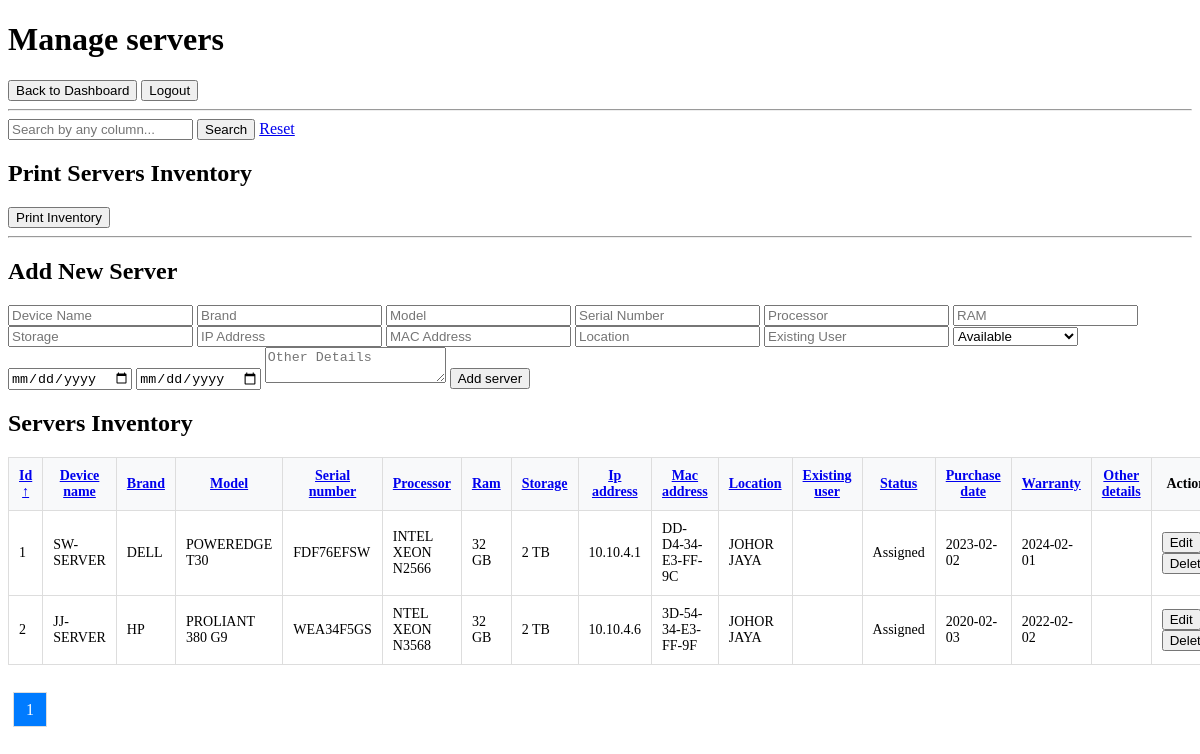
The app's page /manage_servers.php (signed in) with its own data.
### tables this page shows
CREATE TABLE `servers` (
  `id` int(11) NOT NULL,
  `device_name` varchar(100) NOT NULL,
  `brand` varchar(50) DEFAULT NULL,
  `serial_number` varchar(100) DEFAULT NULL,
  `model` varchar(50) DEFAULT NULL,
  `processor` varchar(50) DEFAULT NULL,
  `ram` varchar(50) DEFAULT NULL,
  `storage` varchar(50) DEFAULT NULL,
  `ip_address` varchar(50) DEFAULT NULL,
  `mac_address` varchar(50) DEFAULT NULL,
  `location` varchar(100) DEFAULT NULL,
  `existing_user` varchar(100) DEFAULT NULL,
  `status` enum('Available','Assigned','Under Repair','Decommissioned') DEFAULT NULL,
  `purchase_date` date DEFAULT NULL,
  `warranty` date DEFAULT NULL,
  `other_details` text DEFAULT NULL
);

### manage_servers.php (the view, shortened to what this page needs)
<?php
require_once 'includes/db.php';
$permission = $_SESSION['access_permission'];
$search = $_GET['search'] ?? '';
$sort_column = $_GET['sort'] ?? 'id';
$sort_direction = $_GET['dir'] ?? 'ASC';
$valid_columns = ['id', 'device_name', 'brand', 'model', 'serial_number', 'processor', 'ram', 'storage', 'ip_address', 'mac_address', 'location', 'existing_user', 'status', 'purchase_date', 'warranty', 'other_details'];
$page = isset($_GET['page']) ? (int)$_GET['page'] : 1;
$items_per_page = 10;
$offset = ($page - 1) * $items_per_page;
$query = "SELECT * FROM servers WHERE 1=1";
$query .= " ORDER BY $sort_column $sort_direction LIMIT :limit OFFSET :offset";
$stmt = $pdo->prepare($query);
$stmt->bindValue(':limit', $items_per_page, PDO::PARAM_INT);
$stmt->bindValue(':offset', $offset, PDO::PARAM_INT);
$stmt->execute();
$servers = $stmt->fetchAll(PDO::FETCH_ASSOC);
$total_items_query = "SELECT COUNT(*) FROM servers WHERE 1=1";
$total_items_stmt = $pdo->prepare($total_items_query);
$total_items_stmt->execute();
$total_items = $total_items_stmt->fetchColumn();
$total_pages = ceil($total_items / $items_per_page);
$edit_server = null;
?>
<!DOCTYPE html>
<html>
<head>
    <link rel="stylesheet" href="css/style.css">
</head>
<body>
    <h1>Manage servers</h1>
    <a href="dashboard.php"><button>Back to Dashboard</button></a>
    <a href="logout.php"><button>Logout</button></a>
    <hr>
    <form method="GET" style="margin-bottom: 20px;">
        <input type="text" name="search" placeholder="Search by any column..." value="<?= htmlspecialchars($search) ?>">
        <button type="submit">Search</button>
        <a href="manage_servers.php">Reset</a>
    </form>
    <h2>Print Servers Inventory</h2>
    <a href="print_servers.php" target="_blank"><button>Print Inventory</button></a>
    <hr>
    <?php if (!$edit_server && in_array($permission, ['add', 'edit', 'admin'])): ?>
        <h2>Add New Server</h2>
        <form method="POST">
            <input type="text" name="device_name" placeholder="Device Name" required>
            <input type="text" name="brand" placeholder="Brand" required>
            <input type="text" name="model" placeholder="Model" required>
            <input type="text" name="serial_number" placeholder="Serial Number" required>
            <input type="text" name="processor" placeholder="Processor">
            <input type="text" name="ram" placeholder="RAM">
            <input type="text" name="storage" placeholder="Storage">
            <input type="text" name="ip_address" placeholder="IP Address">
            <input type="text" name="mac_address" placeholder="MAC Address">
            <input type="text" name="location" placeholder="Location">
            <input type="text" name="existing_user" placeholder="Existing User">
            <select name="status">
                <option value="Available">Available</option>
            </select>
            <input type="date" name="purchase_date" placeholder="Purchase Date">
            <input type="date" name="warranty" placeholder="Warranty Date">
            <textarea name="other_details" placeholder="Other Details"></textarea>
            <button type="submit" name="add_server">Add server</button>
        </form>
    <?php endif; ?>
    <h2>Servers Inventory</h2>
    <table>
        <thead>
            <tr>
                <?php foreach ($valid_columns as $column): ?>
                    <th>
                        <a href="?sort=<?= $column ?>&dir=<?= ($sort_column === $column && $sort_direction === 'ASC') ? 'DESC' : 'ASC' ?>">
                            <?= ucfirst(str_replace('_', ' ', $column)) ?>
                            <?= ($sort_column === $column) ? ($sort_direction === 'ASC' ? '↑' : '↓') : '' ?>
                        </a>
                    </th>
                <?php endforeach; ?>
                <th>Actions</th>
            </tr>
        </thead>
        <tbody>
            <?php foreach ($servers as $server): ?>
                <tr>
                    <?php foreach ($valid_columns as $column): ?>
                        <td><?= htmlspecialchars($server[$column]) ?></td>
                    <?php endforeach; ?>
                    <td>
                        <?php if (in_array($permission, ['edit', 'admin'])): ?>
                            <a href="?edit_id=<?= $server['id'] ?>"><button>Edit</button></a>
                            <form method="POST" style="display: inline;">
                                <button type="submit" name="delete_server">Delete</button>
                            </form>
                        <?php endif; ?>
                    </td>
                </tr>
            <?php endforeach; ?>
        </tbody>
    </table>
     <br><br>
    <div class="pagination">
        <?php for ($i = 1; $i <= $total_pages; $i++): ?>
            <a href="?page=<?= $i ?>&search=<?= htmlspecialchars($search) ?>&sort=<?= htmlspecialchars($sort_column) ?>&dir=<?= htmlspecialchars($sort_direction) ?>" class="<?= $i === $page ? 'active' : '' ?>"><?= $i ?></a>
        <?php endfor; ?>
    </div>
    <br>
</body>
</html>

### manage_servers.php (style rules this page uses)
table { width: 100%; border-collapse: collapse; }
table th, table td { padding: 10px; border: 1px solid #ddd; font-size: 14px; }
table th { background-color: #f8f9fa; font-size: 14px; }
.pagination a { padding: 8px 12px; margin: 5px; border: 1px solid #ddd; text-decoration: none; color: #007BFF; }
.pagination a.active { background-color: #007BFF; color: white; }

### records on screen
servers: id "1", device_name "SW-SERVER", brand "DELL", model "POWEREDGE T30", serial_number "FDF76EFSW", processor "INTEL XEON N2566", ram "32 GB", storage "2 TB", ip_address "10.10.4.1", mac_address "DD-D4-34-E3-FF-9C", location "JOHOR JAYA", status "Assigned", purchase_date "2023-02-02", warranty "2024-02-01"
servers: id "2", device_name "JJ-SERVER", brand "HP", model "PROLIANT 380 G9", serial_number "WEA34F5GS", processor "NTEL XEON N3568", ram "32 GB", storage "2 TB", ip_address "10.10.4.6", mac_address "3D-54-34-E3-FF-9F", location "JOHOR JAYA", status "Assigned", purchase_date "2020-02-03", warranty "2022-02-02"

### other values on screen
str_replace('_', ' ', $column) "Id"
str_replace('_', ' ', $column) "Device name"
str_replace('_', ' ', $column) "Brand"
str_replace('_', ' ', $column) "Model"
str_replace('_', ' ', $column) "Serial number"
str_replace('_', ' ', $column) "Processor"
str_replace('_', ' ', $column) "Ram"
str_replace('_', ' ', $column) "Storage"
str_replace('_', ' ', $column) "Ip address"
str_replace('_', ' ', $column) "Mac address"
str_replace('_', ' ', $column) "Location"
str_replace('_', ' ', $column) "Existing user"
str_replace('_', ' ', $column) "Status"
str_replace('_', ' ', $column) "Purchase date"
str_replace('_', ' ', $column) "Warranty"
